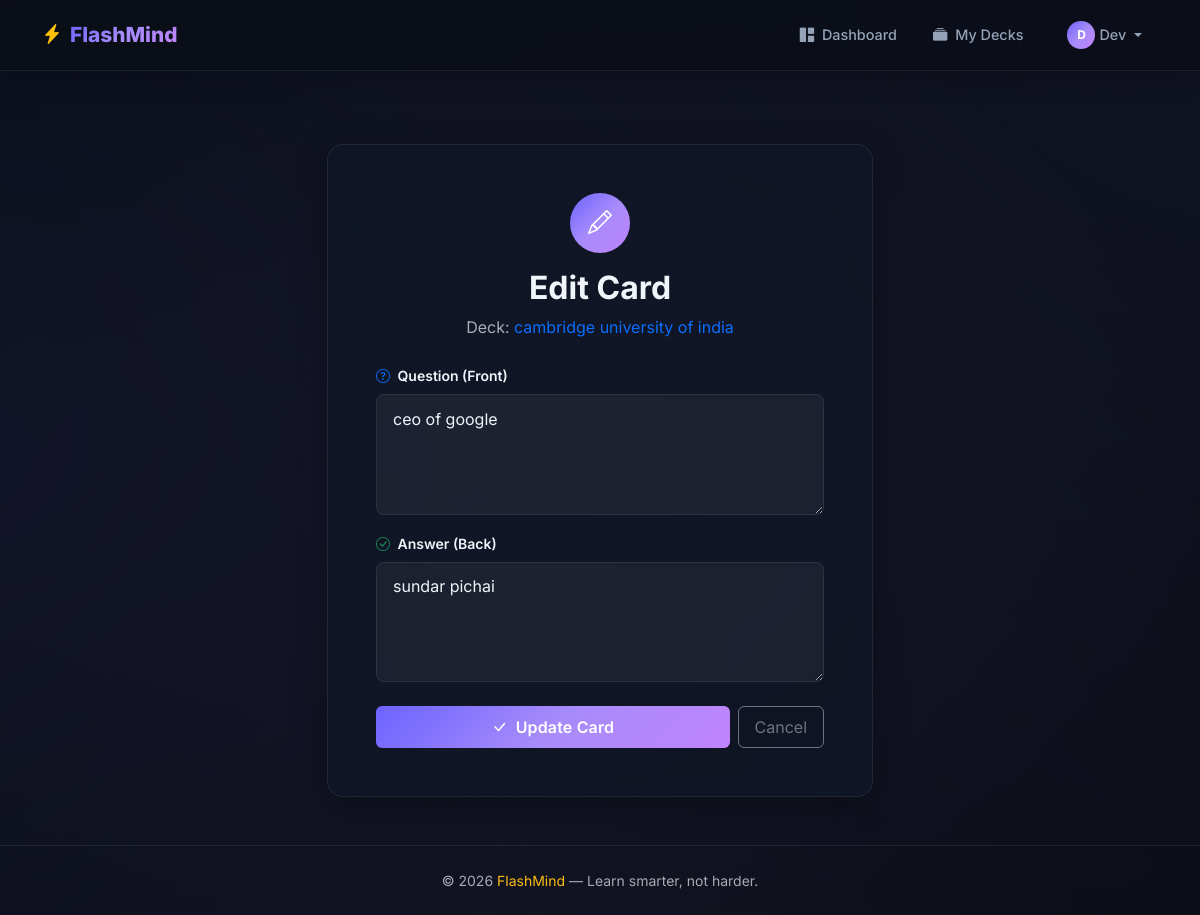
/cards/1/edit (signed in), run on the app's committed database.
### models.py (models this page shows, shortened)
class User(UserMixin, db.Model):
    __tablename__ = 'users'
    id = db.Column(db.Integer, primary_key=True)
    username = db.Column(db.String(80), unique=True, nullable=False, index=True)
    email = db.Column(db.String(120), unique=True, nullable=False, index=True)
    password_hash = db.Column(db.String(256), nullable=False)
    created_at = db.Column(db.DateTime, default=lambda: datetime.now(timezone.utc))
    decks = db.relationship('Deck', backref='author', lazy='dynamic', cascade='all, delete-orphan')
    study_sessions = db.relationship('StudySession', backref='user', lazy='dynamic', cascade='all, delete-orphan')

class Deck(db.Model):
    __tablename__ = 'decks'
    id = db.Column(db.Integer, primary_key=True)
    title = db.Column(db.String(200), nullable=False)
    description = db.Column(db.Text, default='')
    color = db.Column(db.String(7), default='#6C63FF')
    user_id = db.Column(db.Integer, db.ForeignKey('users.id'), nullable=False)
    created_at = db.Column(db.DateTime, default=lambda: datetime.now(timezone.utc))
    cards = db.relationship('Card', backref='deck', lazy='dynamic', cascade='all, delete-orphan')
    study_sessions = db.relationship('StudySession', backref='deck', lazy='dynamic', cascade='all, delete-orphan')

class Card(db.Model):
    __tablename__ = 'cards'
    id = db.Column(db.Integer, primary_key=True)
    question = db.Column(db.Text, nullable=False)
    answer = db.Column(db.Text, nullable=False)
    deck_id = db.Column(db.Integer, db.ForeignKey('decks.id'), nullable=False)
    difficulty = db.Column(db.Integer, default=0)  # 0=new, 1=easy, 2=medium, 3=hard
    times_reviewed = db.Column(db.Integer, default=0)
    times_correct = db.Column(db.Integer, default=0)
    next_review = db.Column(db.DateTime, default=lambda: datetime.now(timezone.utc))
    created_at = db.Column(db.DateTime, default=lambda: datetime.now(timezone.utc))

### app.py (the view, shortened to what this page needs)
@app.route('/cards/<int:card_id>/edit', methods=['GET', 'POST'])
@login_required
def edit_card(card_id):
    card = Card.query.get_or_404(card_id)
    if card.deck.user_id != current_user.id:
        abort(403)
    return render_template('create_card.html', deck=card.deck,
                           card=card, editing=True)

### app.py (called while the page is built)
@login_manager.user_loader
def load_user(user_id):
    return db.session.get(User, int(user_id))

### templates/create_card.html (shortened to what this page needs)
{% extends 'base.html' %}
{% block content %}
<section class="py-5 mt-4">
    <div class="container">
        <div class="row justify-content-center">
            <div class="col-md-8 col-lg-6">
                <div class="glass-card p-4 p-md-5 animate-slide-up">
                    <div class="text-center mb-4">
                        <div class="auth-icon mb-3">
                            <i class="bi bi-{% if editing %}pencil{% else %}plus-circle{% endif %}"></i>
                        </div>
                        <h2 class="fw-bold">{{ 'Edit Card' if editing else 'Add New Card' }}</h2>
                        <p class="text-muted">Deck: <span class="text-primary">{{ deck.title }}</span></p>
                    </div>
                    <form method="POST" action="{{ url_for('edit_card', card_id=card.id) if editing else url_for('create_card', deck_id=deck.id) }}">
                        <div class="mb-3">
                            <label for="question" class="form-label small fw-semibold">
                                <i class="bi bi-question-circle text-primary me-1"></i> Question (Front)
                            </label>
                            <textarea class="form-control glass-input" id="question"
                                      name="question" rows="4"
                                      placeholder="Enter the question or prompt..."
                                      required>{{ card.question if editing else '' }}</textarea>
                        </div>
                        <div class="mb-4">
                            <label for="answer" class="form-label small fw-semibold">
                                <i class="bi bi-check-circle text-success me-1"></i> Answer (Back)
                            </label>
                            <textarea class="form-control glass-input" id="answer"
                                      name="answer" rows="4"
                                      placeholder="Enter the answer..."
                                      required>{{ card.answer if editing else '' }}</textarea>
                        </div>
                        <div class="d-flex gap-2 flex-wrap">
                            <button type="submit" class="btn btn-primary btn-glow flex-grow-1 py-2 fw-semibold">
                                <i class="bi bi-check-lg me-1"></i> {{ 'Update Card' if editing else 'Save Card' }}
                            </button>
                            <a href="{{ url_for('deck_detail', deck_id=deck.id) }}"
                               class="btn btn-outline-secondary py-2 px-3">Cancel</a>
                        </div>
                    </form>
                </div>
            </div>
        </div>
    </div>
</section>
{% endblock %}

### templates/base.html (shortened to what this page needs)
<!DOCTYPE html>
<html lang="en" data-bs-theme="dark">
<head>
    <link href="https://cdn.jsdelivr.net/npm/bootstrap@5.3.2/dist/css/bootstrap.min.css" rel="stylesheet">
    <link href="https://cdn.jsdelivr.net/npm/bootstrap-icons@1.11.2/font/bootstrap-icons.min.css" rel="stylesheet">
    <link rel="stylesheet" href="{{ url_for('static', filename='css/style.css') }}">
</head>
<body>
    <nav class="navbar navbar-expand-lg navbar-dark fixed-top glass-navbar">
        <div class="container">
            <a class="navbar-brand fw-bold d-flex align-items-center gap-2" href="{{ url_for('index') }}">
                <i class="bi bi-lightning-charge-fill text-warning"></i>
                <span class="brand-text">FlashMind</span>
            </a>
            <div class="collapse navbar-collapse" id="navbarNav">
                <ul class="navbar-nav ms-auto align-items-center gap-1">
                    {% if current_user.is_authenticated %}
                    <li class="nav-item">
                        <a class="nav-link" href="{{ url_for('dashboard') }}">
                            <i class="bi bi-grid-1x2-fill me-1"></i> Dashboard
                        </a>
                    </li>
                    <li class="nav-item">
                        <a class="nav-link" href="{{ url_for('decks') }}">
                            <i class="bi bi-collection-fill me-1"></i> My Decks
                        </a>
                    </li>
                    <li class="nav-item ms-2">
                        <div class="dropdown">
                            <a class="nav-link dropdown-toggle d-flex align-items-center gap-1" href="#" role="button" data-bs-toggle="dropdown">
                                <div class="avatar-sm">{{ current_user.username[0]|upper }}</div>
                                {{ current_user.username }}
                            </a>
                        </div>
                    </li>
                    {% endif %}
                </ul>
            </div>
        </div>
    </nav>
    <div class="container mt-5 pt-4">
    </div>
    <main class="main-content">
        {% block content %}{% endblock %}
    </main>
    <footer class="footer-section mt-auto">
        <div class="container text-center py-4">
            <p class="mb-0 text-muted small">
                &copy; 2026 <span class="text-warning">FlashMind</span> — Learn smarter, not harder.
            </p>
        </div>
    </footer>
</body>
</html>

### static/css/style.css (style rules this page uses)
:root { --bg-primary: #0a0e17; --bg-secondary: #111827; --bg-card: rgba(17, 24, 39, 0.7); --glass-bg: rgba(255, 255, 255, 0.04); --glass-border: rgba(255, 255, 255, 0.08); --glass-shadow: 0 8px 32px rgba(0, 0, 0, 0.3); --accent-primary: #6C63FF; --accent-secondary: #A78BFA; --accent-gradient: linear-gradient(135deg, #6C63FF, #A78BFA, #C084FC); --text-primary: #f1f5f9; --text-muted: #94a3b8; --radius-lg: 16px; --radius-md: 12px; --radius-sm: 8px; --transition: all 0.3s cubic-bezier(0.4, 0, 0.2, 1); }
* { margin: 0; padding: 0; box-sizing: border-box; }
body { font-family: 'Inter', -apple-system, BlinkMacSystemFont, sans-serif; background: var(--bg-primary); color: var(--text-primary); min-height: 100vh; overflow-x: hidden; display: flex; flex-direction: column; }
body::before { content: ''; position: fixed; top: -50%; left: -50%; width: 200%; height: 200%; background: radial-gradient(ellipse at 20% 50%, rgba(108, 99, 255, 0.08) 0%, transparent 50%), radial-gradient(ellipse at 80% 20%, rgba(167, 139, 250, 0.05) 0%, transparent 50%), radial-gradient(ellipse at 50% 80%, rgba(192, 132, 252, 0.04) 0%, transparent 50%); pointer-events: none; z-index: 0; }
.main-content { position: relative; z-index: 1; flex: 1; }
.glass-navbar { background: rgba(10, 14, 23, 0.8) !important; backdrop-filter: blur(20px); -webkit-backdrop-filter: blur(20px); border-bottom: 1px solid var(--glass-border); box-shadow: 0 4px 30px rgba(0, 0, 0, 0.2); padding: 0.8rem 0; transition: var(--transition); }
.brand-text { font-weight: 800; font-size: 1.3rem; background: var(--accent-gradient); -webkit-background-clip: text; -webkit-text-fill-color: transparent; background-clip: text; }
.navbar .nav-link { color: var(--text-muted) !important; font-weight: 500; font-size: 0.9rem; padding: 0.5rem 1rem !important; border-radius: var(--radius-sm); transition: var(--transition); }
.avatar-sm { width: 28px; height: 28px; border-radius: 50%; background: var(--accent-gradient); display: inline-flex; align-items: center; justify-content: center; font-size: 0.75rem; font-weight: 700; color: white; }
.glass-card { background: var(--bg-card); backdrop-filter: blur(10px); -webkit-backdrop-filter: blur(10px); border: 1px solid var(--glass-border); border-radius: var(--radius-lg); box-shadow: var(--glass-shadow); transition: var(--transition); }
.glass-input { background: rgba(255, 255, 255, 0.05) !important; border: 1px solid var(--glass-border) !important; color: var(--text-primary) !important; border-radius: var(--radius-sm) !important; padding: 0.7rem 1rem; transition: var(--transition); }
.glass-input::placeholder { color: #64748b; }
.btn-primary { background: var(--accent-gradient) !important; border: none !important; font-weight: 600; letter-spacing: 0.01em; transition: var(--transition); }
.btn-glow { position: relative; overflow: hidden; }
.btn-glow::after { content: ''; position: absolute; top: -50%; left: -50%; width: 200%; height: 200%; background: radial-gradient(circle, rgba(255, 255, 255, 0.15) 0%, transparent 60%); opacity: 0; transition: opacity 0.3s; }
.auth-icon { width: 60px; height: 60px; border-radius: 50%; background: var(--accent-gradient); display: inline-flex; align-items: center; justify-content: center; font-size: 1.5rem; color: white; }
.animate-slide-up { animation: slide-up 0.6s cubic-bezier(0.4, 0, 0.2, 1) both; }
.footer-section { border-top: 1px solid var(--glass-border); background: rgba(10, 14, 23, 0.5); }

### data on the page
User: username "D", username "Dev"
Deck: title "cambridge university of india"
Card: question "ceo of google", answer "sundar pichai"

### other printed values
{{ 'Edit Card' if editing else 'Add New Card' }} "Edit Card"
{{ 'Update Card' if editing else 'Save Card' }} "Update Card"
